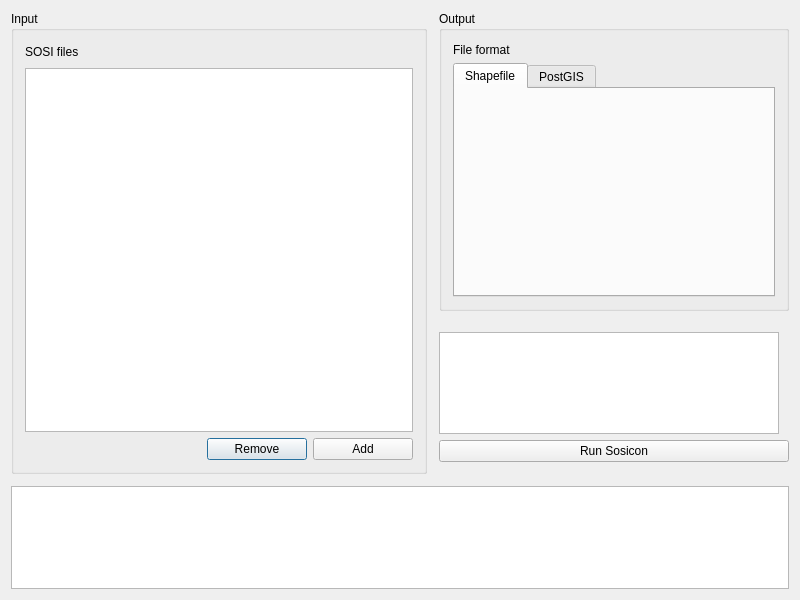
<?xml version="1.0" encoding="UTF-8"?>
<ui version="4.0">
 <class>DlgMain</class>
 <widget class="QDialog" name="DlgMain">
  <property name="windowModality">
   <enum>Qt::ApplicationModal</enum>
  </property>
  <property name="geometry">
   <rect>
    <x>0</x>
    <y>0</y>
    <width>800</width>
    <height>600</height>
   </rect>
  </property>
  <property name="minimumSize">
   <size>
    <width>800</width>
    <height>600</height>
   </size>
  </property>
  <property name="windowTitle">
   <string>SOSI file converter</string>
  </property>
  <layout class="QVBoxLayout" name="verticalLayout_8">
   <property name="spacing">
    <number>12</number>
   </property>
   <item>
    <layout class="QHBoxLayout" name="horizontalLayout_2">
     <property name="spacing">
      <number>12</number>
     </property>
     <property name="bottomMargin">
      <number>0</number>
     </property>
     <item>
      <layout class="QHBoxLayout" name="horizontalLayout_3">
       <property name="spacing">
        <number>-1</number>
       </property>
       <property name="leftMargin">
        <number>0</number>
       </property>
       <property name="rightMargin">
        <number>0</number>
       </property>
       <item>
        <widget class="QGroupBox" name="grpInput">
         <property name="maximumSize">
          <size>
           <width>16777215</width>
           <height>16777215</height>
          </size>
         </property>
         <property name="title">
          <string>Input</string>
         </property>
         <layout class="QVBoxLayout" name="verticalLayout_2">
          <item>
           <widget class="QLabel" name="lblSosiFiles">
            <property name="sizePolicy">
             <sizepolicy hsizetype="Fixed" vsizetype="Fixed">
              <horstretch>0</horstretch>
              <verstretch>0</verstretch>
             </sizepolicy>
            </property>
            <property name="minimumSize">
             <size>
              <width>0</width>
              <height>20</height>
             </size>
            </property>
            <property name="maximumSize">
             <size>
              <width>16777215</width>
              <height>20</height>
             </size>
            </property>
            <property name="text">
             <string>SOSI files</string>
            </property>
           </widget>
          </item>
          <item>
           <widget class="QListWidget" name="lstSosiFiles">
            <property name="minimumSize">
             <size>
              <width>0</width>
              <height>0</height>
             </size>
            </property>
            <property name="maximumSize">
             <size>
              <width>16777215</width>
              <height>16777215</height>
             </size>
            </property>
            <property name="horizontalScrollBarPolicy">
             <enum>Qt::ScrollBarAlwaysOff</enum>
            </property>
           </widget>
          </item>
          <item>
           <layout class="QHBoxLayout" name="horizontalLayout">
            <item>
             <spacer name="horizontalSpacer">
              <property name="orientation">
               <enum>Qt::Horizontal</enum>
              </property>
              <property name="sizeHint" stdset="0">
               <size>
                <width>40</width>
                <height>20</height>
               </size>
              </property>
             </spacer>
            </item>
            <item>
             <widget class="QPushButton" name="btnRemove">
              <property name="minimumSize">
               <size>
                <width>100</width>
                <height>0</height>
               </size>
              </property>
              <property name="maximumSize">
               <size>
                <width>100</width>
                <height>16777215</height>
               </size>
              </property>
              <property name="text">
               <string>Remove</string>
              </property>
             </widget>
            </item>
            <item>
             <widget class="QPushButton" name="btnAdd">
              <property name="minimumSize">
               <size>
                <width>100</width>
                <height>0</height>
               </size>
              </property>
              <property name="maximumSize">
               <size>
                <width>100</width>
                <height>16777215</height>
               </size>
              </property>
              <property name="text">
               <string>Add</string>
              </property>
             </widget>
            </item>
           </layout>
          </item>
         </layout>
        </widget>
       </item>
      </layout>
     </item>
     <item>
      <layout class="QVBoxLayout" name="verticalLayout_6">
       <property name="topMargin">
        <number>0</number>
       </property>
       <property name="rightMargin">
        <number>0</number>
       </property>
       <property name="bottomMargin">
        <number>0</number>
       </property>
       <item>
        <layout class="QVBoxLayout" name="verticalLayout_7">
         <property name="bottomMargin">
          <number>0</number>
         </property>
         <item>
          <widget class="QGroupBox" name="grpOutput">
           <property name="minimumSize">
            <size>
             <width>350</width>
             <height>300</height>
            </size>
           </property>
           <property name="maximumSize">
            <size>
             <width>350</width>
             <height>300</height>
            </size>
           </property>
           <property name="title">
            <string>Output</string>
           </property>
           <layout class="QVBoxLayout" name="verticalLayout_3">
            <property name="topMargin">
             <number>12</number>
            </property>
            <item>
             <widget class="QLabel" name="lblFileFormat">
              <property name="text">
               <string>File format</string>
              </property>
             </widget>
            </item>
            <item>
             <widget class="QTabWidget" name="tabConversion">
              <property name="minimumSize">
               <size>
                <width>0</width>
                <height>0</height>
               </size>
              </property>
              <property name="maximumSize">
               <size>
                <width>16777215</width>
                <height>16777215</height>
               </size>
              </property>
              <property name="currentIndex">
               <number>0</number>
              </property>
              <widget class="QWidget" name="tabShp">
               <property name="accessibleName">
                <string/>
               </property>
               <attribute name="title">
                <string>Shapefile</string>
               </attribute>
               <layout class="QVBoxLayout" name="verticalLayout_4"/>
              </widget>
              <widget class="QWidget" name="tabSql">
               <attribute name="title">
                <string>PostGIS</string>
               </attribute>
              </widget>
             </widget>
            </item>
           </layout>
          </widget>
         </item>
        </layout>
       </item>
       <item>
        <layout class="QVBoxLayout" name="verticalLayout_5">
         <property name="leftMargin">
          <number>0</number>
         </property>
         <property name="topMargin">
          <number>15</number>
         </property>
         <property name="rightMargin">
          <number>0</number>
         </property>
         <property name="bottomMargin">
          <number>12</number>
         </property>
         <item>
          <widget class="QTextBrowser" name="txtCommandLine">
           <property name="minimumSize">
            <size>
             <width>340</width>
             <height>0</height>
            </size>
           </property>
           <property name="maximumSize">
            <size>
             <width>340</width>
             <height>16777215</height>
            </size>
           </property>
          </widget>
         </item>
         <item>
          <widget class="QPushButton" name="btnRunSosicon">
           <property name="minimumSize">
            <size>
             <width>340</width>
             <height>0</height>
            </size>
           </property>
           <property name="maximumSize">
            <size>
             <width>16777215</width>
             <height>16777215</height>
            </size>
           </property>
           <property name="text">
            <string>Run Sosicon</string>
           </property>
          </widget>
         </item>
        </layout>
       </item>
      </layout>
     </item>
    </layout>
   </item>
   <item>
    <layout class="QVBoxLayout" name="verticalLayout">
     <property name="bottomMargin">
      <number>0</number>
     </property>
     <item>
      <widget class="QListWidget" name="lstConsoleOutput"/>
     </item>
    </layout>
   </item>
  </layout>
 </widget>
 <layoutdefault spacing="6" margin="11"/>
 <resources/>
 <connections>
  <connection>
   <sender>btnRunSosicon</sender>
   <signal>clicked()</signal>
   <receiver>DlgMain</receiver>
   <slot>onRunSosicon()</slot>
   <hints>
    <hint type="sourcelabel">
     <x>596</x>
     <y>457</y>
    </hint>
    <hint type="destinationlabel">
     <x>399</x>
     <y>299</y>
    </hint>
   </hints>
  </connection>
  <connection>
   <sender>btnAdd</sender>
   <signal>clicked()</signal>
   <receiver>DlgMain</receiver>
   <slot>onAddSosiFile()</slot>
   <hints>
    <hint type="sourcelabel">
     <x>327</x>
     <y>446</y>
    </hint>
    <hint type="destinationlabel">
     <x>399</x>
     <y>299</y>
    </hint>
   </hints>
  </connection>
  <connection>
   <sender>tabConversion</sender>
   <signal>currentChanged(int)</signal>
   <receiver>DlgMain</receiver>
   <slot>onConversionChanged(int)</slot>
   <hints>
    <hint type="sourcelabel">
     <x>582</x>
     <y>185</y>
    </hint>
    <hint type="destinationlabel">
     <x>399</x>
     <y>299</y>
    </hint>
   </hints>
  </connection>
 </connections>
</ui>
